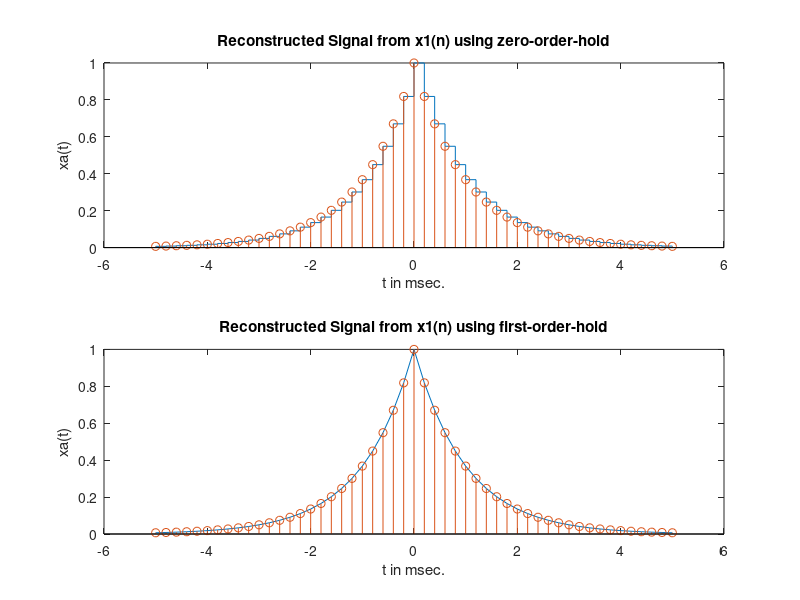

MATLAB code for this plot:
% Example 3.23

ts = 0.0002; n = -25:1:25; nTs = n*ts;
x = exp(-1000*abs(nTs));

subplot(2,1,1); stairs(nTs*1000,x);
xlabel('t in msec.'); ylabel('xa(t)')
title('Reconstructed Signal from x1(n) using zero-order-hold'); hold on
stem(n*ts*1000,x); hold off

subplot(2,1,2); plot(nTs*1000,x);
xlabel('t in msec.'); ylabel('xa(t)')
title('Reconstructed Signal from x1(n) using first-order-hold'); hold on
stem(n*ts*1000,x); hold off
